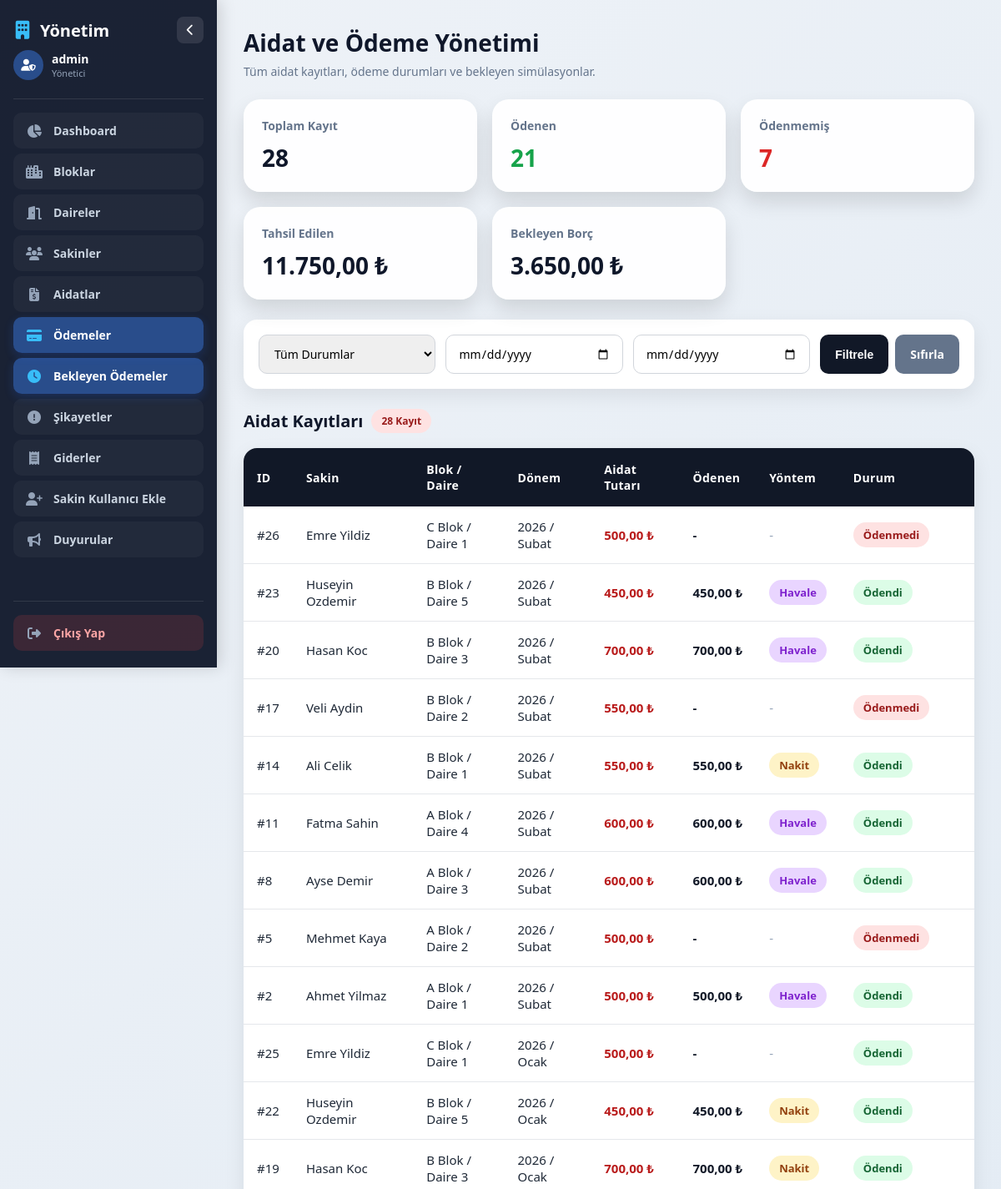
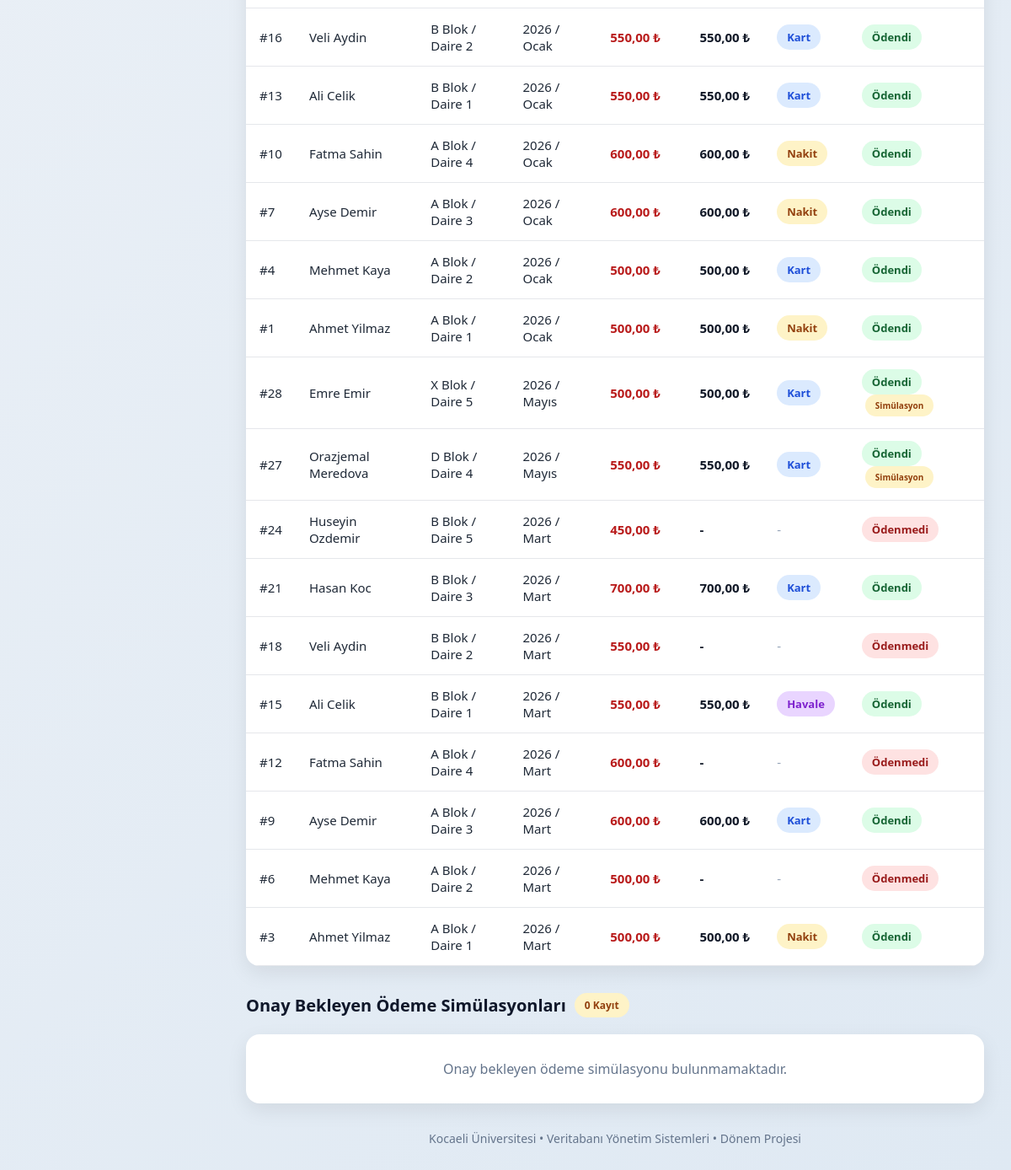
The app's page /pending_payments.php (signed in) with its own data (2 pictures, top to bottom).
### tables this page shows
CREATE TABLE `dues` (
  `dues_id` int(11) NOT NULL,
  `apartment_id` int(11) NOT NULL,
  `year` int(11) NOT NULL,
  `month` varchar(20) NOT NULL,
  `amount` decimal(10,2) NOT NULL,
  `status` enum('odendi','odenmedi') NOT NULL DEFAULT 'odenmedi',
  `created_at` timestamp NOT NULL DEFAULT current_timestamp()
);

CREATE TABLE `residents` (
  `resident_id` int(11) NOT NULL,
  `apartment_id` int(11) NOT NULL,
  `name` varchar(50) NOT NULL,
  `surname` varchar(50) NOT NULL,
  `phone` varchar(20) DEFAULT NULL,
  `email` varchar(100) DEFAULT NULL,
  `type` enum('ev_sahibi','kiraci') NOT NULL DEFAULT 'ev_sahibi',
  `created_at` timestamp NOT NULL DEFAULT current_timestamp()
);

CREATE TABLE `blocks` (
  `block_id` int(11) NOT NULL,
  `block_name` varchar(50) NOT NULL,
  `created_at` timestamp NOT NULL DEFAULT current_timestamp()
);

CREATE TABLE `apartments` (
  `apartment_id` int(11) NOT NULL,
  `block_id` int(11) NOT NULL,
  `floor_no` int(11) NOT NULL,
  `apartment_no` varchar(10) NOT NULL,
  `status` enum('bos','dolu') NOT NULL DEFAULT 'bos',
  `created_at` timestamp NOT NULL DEFAULT current_timestamp()
);

CREATE TABLE `payments` (
  `payment_id` int(11) NOT NULL,
  `dues_id` int(11) NOT NULL,
  `payment_date` date NOT NULL,
  `paid_amount` decimal(10,2) NOT NULL,
  `payment_method` enum('nakit','kart','havale') NOT NULL DEFAULT 'nakit',
  `status` enum('onaylandi','beklemede','reddedildi') NOT NULL DEFAULT 'onaylandi',
  `is_simulation` tinyint(1) NOT NULL DEFAULT 0,
  `card_holder` varchar(100) DEFAULT NULL,
  `card_mask` varchar(20) DEFAULT NULL,
  `created_at` timestamp NOT NULL DEFAULT current_timestamp()
);

### includes/functions.php (called while the page is built, shortened)
<?php
function formatMoney($amount) {
    return number_format($amount, 2, ',', '.') . ' ₺';
}
function paymentMethodText($method) {
    $map = [
        'nakit' => 'Nakit',
        'kart' => 'Kart',
        'havale' => 'Havale'
    ];
    return $map[$method] ?? ucfirst($method);
}
function paymentMethodClass($method) {
    $map = [
        'nakit' => 'badge-cash',
        'kart' => 'badge-card',
        'havale' => 'badge-transfer'
    ];
    return $map[$method] ?? '';
}

### pending_payments.php (the view, shortened to what this page needs)
<?php
require_once "includes/functions.php";
require_once "includes/auth.php";
$filterStatus = isset($_GET['filter_status']) ? trim($_GET['filter_status']) : 'all';
$dateFrom = isset($_GET['date_from']) ? trim($_GET['date_from']) : '';
$dateTo = isset($_GET['date_to']) ? trim($_GET['date_to']) : '';
$sql = "SELECT
            d.dues_id,
            d.year,
            d.month,
            d.amount,
            d.status,
            b.block_name,
            a.apartment_no,
            a.floor_no,
            r.name,
            r.surname,
            r.phone,
            p.payment_id,
            p.payment_date,
            p.paid_amount,
            p.payment_method,
            p.status AS payment_status,
            p.is_simulation,
            p.card_holder,
            p.card_mask
        FROM dues d
        INNER JOIN apartments a ON d.apartment_id = a.apartment_id
        INNER JOIN blocks b ON a.block_id = b.block_id
        LEFT JOIN residents r ON a.apartment_id = r.apartment_id
        LEFT JOIN payments p ON d.dues_id = p.dues_id
        WHERE 1=1";
$params = [];
$sql .= " ORDER BY d.year DESC, d.month DESC, d.dues_id DESC";
$stmt = $conn->prepare($sql);
$stmt->execute($params);
$allDues = $stmt->fetchAll(PDO::FETCH_ASSOC);
$totalCount = count($allDues);
$paidCount = 0;
$unpaidCount = 0;
$totalPaidAmount = 0;
$totalUnpaidAmount = 0;
foreach($allDues as $d){
    if($d['status'] === 'odendi'){
        $paidCount++;
        $totalPaidAmount += $d['paid_amount'] ?? $d['amount'];
    } else {
        $unpaidCount++;
        $totalUnpaidAmount += $d['amount'];
    }
}
$pendingSql = "SELECT
                p.payment_id,
                p.payment_date,
                p.paid_amount,
                p.payment_method,
                p.card_holder,
                p.card_mask,
                p.is_simulation,
                d.dues_id,
                d.amount as due_amount,
                d.year,
                d.month,
                b.block_name,
                a.apartment_no,
                r.name,
                r.surname
              FROM payments p
              INNER JOIN dues d ON p.dues_id = d.dues_id
              INNER JOIN apartments a ON d.apartment_id = a.apartment_id
              INNER JOIN blocks b ON a.block_id = b.block_id
              LEFT JOIN residents r ON a.apartment_id = r.apartment_id
              WHERE p.status = 'beklemede'
              ORDER BY p.payment_id DESC";
$pending = $conn->query($pendingSql)->fetchAll(PDO::FETCH_ASSOC);
require_once "includes/header_admin.php";
?>
        <div class="top-bar">
            <div>
                <h1>Aidat ve Ödeme Yönetimi</h1>
                <p>Tüm aidat kayıtları, ödeme durumları ve bekleyen simülasyonlar.</p>
            </div>
        </div>
        <div class="cards" style="margin-bottom:24px;">
            <div class="card">
                <h3>Toplam Kayıt</h3>
                <p><?php echo $totalCount; ?></p>
            </div>
            <div class="card">
                <h3>Ödenen</h3>
                <p style="color:#16a34a;"><?php echo $paidCount; ?></p>
            </div>
            <div class="card">
                <h3>Ödenmemiş</h3>
                <p style="color:#dc2626;"><?php echo $unpaidCount; ?></p>
            </div>
            <div class="card">
                <h3>Tahsil Edilen</h3>
                <p><?php echo formatMoney($totalPaidAmount); ?></p>
            </div>
            <div class="card">
                <h3>Bekleyen Borç</h3>
                <p><?php echo formatMoney($totalUnpaidAmount); ?></p>
            </div>
        </div>
        <div class="filter-box" style="margin-bottom:24px;">
            <form class="filter-form" method="GET" style="grid-template-columns: 1fr 1fr 1fr auto; gap:12px;">
                <select name="filter_status">
                    <option value="all" <?php echo $filterStatus == 'all' ? 'selected' : ''; ?>>Tüm Durumlar</option>
                </select>
                <input type="date" name="date_from" placeholder="Başlangıç Tarihi" value="<?php echo htmlspecialchars($dateFrom); ?>">
                <input type="date" name="date_to" placeholder="Bitiş Tarihi" value="<?php echo htmlspecialchars($dateTo); ?>">
                <div style="display:flex; gap:8px;">
                    <button type="submit" class="btn btn-dark">Filtrele</button>
                    <a href="pending_payments.php" class="btn" style="background:#64748b;">Sıfırla</a>
                </div>
            </form>
        </div>
        <div style="margin-bottom:32px;">
            <div style="display:flex; align-items:center; gap:10px; margin-bottom:18px;">
                <h2 style="font-size:20px; color:#0f172a;">Aidat Kayıtları</h2>
                <span class="badge badge-unpaid" style="font-size:12px;"><?php echo $totalCount; ?> Kayıt</span>
            </div>
            <?php if(count($allDues) > 0): ?>
                <div class="table-box">
                    <table>
                        <tr>
                            <th>ID</th>
                            <th>Sakin</th>
                            <th>Blok / Daire</th>
                            <th>Dönem</th>
                            <th>Aidat Tutarı</th>
                            <th>Ödenen</th>
                            <th>Yöntem</th>
                            <th>Durum</th>
                        </tr>
                        <?php foreach($allDues as $d): ?>
                        <tr>
                            <td>#<?php echo $d['dues_id']; ?></td>
                            <td>
                                <?php echo $d['name'] ? htmlspecialchars($d['name'] . ' ' . $d['surname']) : '<span style="color:#94a3b8;">Atanmamış</span>'; ?>
                            </td>
                            <td><?php echo $d['block_name']; ?> / Daire <?php echo $d['apartment_no']; ?></td>
                            <td><?php echo $d['year'] . ' / ' . $d['month']; ?></td>
                            <td class="amount-expense"><?php echo formatMoney($d['amount']); ?></td>
                            <td class="amount"><?php echo $d['paid_amount'] ? formatMoney($d['paid_amount']) : '-'; ?></td>
                            <td>
                                <?php if($d['payment_method']): ?>
                                    <span class="badge <?php echo paymentMethodClass($d['payment_method']); ?>">
                                        <?php echo paymentMethodText($d['payment_method']); ?>
                                    </span>
                                <?php else: ?>
                                    <span style="color:#94a3b8;">-</span>
                                <?php endif; ?>
                            </td>
                            <td>
                                <?php if($d['status'] == 'odendi'): ?>
                                    <span class="badge badge-paid">Ödendi</span>
                                    <?php if($d['is_simulation']): ?>
                                        <span class="badge" style="background:#fef3c7; color:#92400e; font-size:10px; margin-left:4px;">Simülasyon</span>
                                    <?php endif; ?>
                                <?php else: ?>
                                    <span class="badge badge-unpaid">Ödenmedi</span>
                                <?php endif; ?>
                            </td>
                        </tr>
                        <?php endforeach; ?>
                    </table>
                </div>
            <?php else: ?>
                <div class="empty-box">Seçilen filtrelere uygun kayıt bulunamadı.</div>
            <?php endif; ?>
        </div>
        <div style="margin-bottom:32px;">
            <div style="display:flex; align-items:center; gap:10px; margin-bottom:18px;">
                <h2 style="font-size:20px; color:#0f172a;">Onay Bekleyen Ödeme Simülasyonları</h2>
                <span class="badge" style="background:#fef3c7; color:#92400e; font-size:12px;"><?php echo count($pending); ?> Kayıt</span>
            </div>
            <?php if(count($pending) > 0): ?>
                <div class="list-box">
                    <?php foreach($pending as $p): ?>
                        <div class="complaint-card open" style="border-left-color:#f59e0b;">
                            <div class="complaint-header">
                                <div class="complaint-title">
                                    <?php echo $p['block_name']; ?> / Daire <?php echo $p['apartment_no']; ?>
                                    <span class="badge" style="background:#fef3c7; color:#92400e; margin-left:8px;">Simülasyon</span>
                                </div>
                                <div style="display:flex; gap:8px;">
                                    <a href="pending_payments.php?action=approve&id=<?php echo $p['payment_id']; ?>" class="btn btn-success" onclick="return confirm('Onaylamak istediğinize emin misiniz?')">✅ Onayla</a>
                                    <a href="pending_payments.php?action=reject&id=<?php echo $p['payment_id']; ?>" class="btn" style="background:#ef4444;" onclick="return confirm('Reddetmek istediğinize emin misiniz?')">❌ Reddet</a>
                                </div>
                            </div>
                            <div class="meta-row">
                                <div class="meta-item">
                                    <i class="fa-solid fa-user"></i>
                                    <?php echo $p['name'] ? $p['name'] . ' ' . $p['surname'] : 'Bilinmiyor'; ?>
                                </div>
                                <div class="meta-item">
                                    <i class="fa-solid fa-file-invoice"></i> Aidat #<?php echo $p['dues_id']; ?> (<?php echo $p['year'] . '/' . $p['month']; ?>)
                                </div>
                                <div class="meta-item">
                                    <i class="fa-solid fa-money-bill"></i> <?php echo formatMoney($p['paid_amount']); ?>
                                </div>
                                <div class="meta-item">
                                    <i class="fa-solid fa-calendar"></i> <?php echo $p['payment_date']; ?>
                                </div>
                                <?php if($p['card_holder']): ?>
                                <div class="meta-item">
                                    <i class="fa-solid fa-credit-card"></i> <?php echo $p['card_holder']; ?> (**** <?php echo $p['card_mask']; ?>)
                                </div>
                                <?php endif; ?>
                            </div>
                        </div>
                    <?php endforeach; ?>
                </div>
            <?php else: ?>
                <div class="empty-box">Onay bekleyen ödeme simülasyonu bulunmamaktadır.</div>
            <?php endif; ?>
        </div>
<?php require_once "includes/footer_admin.php"; ?>

### assets/css/style.css (style rules this page uses)
* { box-sizing: border-box; margin: 0; padding: 0; }
body { font-family: 'Segoe UI', Tahoma, Geneva, Verdana, sans-serif; background: linear-gradient(135deg, #eef2f7, #dfe9f3); min-height: 100vh; color: #1f2937; }
.top-bar { display: flex; justify-content: space-between; align-items: center; margin-bottom: 24px; flex-wrap: wrap; gap: 12px; }
.top-bar h1 { margin: 0; font-size: 28px; color: #0f172a; }
.top-bar p { margin-top: 6px; color: #64748b; font-size: 14px; }
.btn { display: inline-flex; align-items: center; gap: 6px; text-decoration: none; background: #2563eb; color: white; padding: 10px 18px; border-radius: 10px; font-weight: bold; transition: 0.3s; border: none; cursor: pointer; font-size: 14px; }
.btn-dark { background: #111827; }
.cards { display: grid; grid-template-columns: repeat(auto-fit, minmax(220px, 1fr)); gap: 18px; margin-bottom: 24px; }
.stat-card, .card { background: rgba(255,255,255,0.96); border-radius: 20px; padding: 22px; box-shadow: 0 12px 24px rgba(0,0,0,0.12); transition: 0.3s; }
.stat-card h3, .card h3 { font-size: 14px; color: #64748b; margin-bottom: 10px; }
.stat-card p, .card p { font-size: 28px; font-weight: bold; color: #0f172a; }
.table-box { background: white; border-radius: 16px; overflow: hidden; box-shadow: 0 8px 24px rgba(0,0,0,0.08); }
table { width: 100%; border-collapse: collapse; }
th { background: #111827; color: white; padding: 16px; text-align: left; font-size: 14px; letter-spacing: 0.3px; }
td { padding: 14px 16px; border-bottom: 1px solid #e5e7eb; font-size: 15px; }
.badge { display: inline-block; padding: 6px 12px; border-radius: 999px; font-size: 13px; font-weight: bold; }
.badge-paid { background: #dcfce7; color: #166534; }
.badge-unpaid { background: #fee2e2; color: #991b1b; }
.badge-cash { background: #fef3c7; color: #92400e; }
.badge-card { background: #dbeafe; color: #1d4ed8; }
.badge-transfer { background: #e9d5ff; color: #7e22ce; }
.amount { font-weight: bold; color: #111827; white-space: nowrap; }
.amount-expense { font-weight: bold; color: #b91c1c; white-space: nowrap; }
input[type="text"], input[type="number"], input[type="date"], input[type="email"], select, textarea { width: 100%; padding: 14px; border: 1px solid #d1d5db; border-radius: 12px; font-size: 15px; outline: none; font-family: inherit; }
.filter-box { background: white; border-radius: 16px; padding: 18px; box-shadow: 0 8px 24px rgba(0,0,0,0.08); margin-bottom: 22px; }
.filter-form { display: grid; grid-template-columns: 2fr 1fr auto; gap: 12px; }
.filter-form input, .filter-form select { padding: 12px 14px; border: 1px solid #d1d5db; border-radius: 10px; font-size: 14px; }
.empty-box { background: white; padding: 30px; border-radius: 16px; text-align: center; color: #64748b; box-shadow: 0 8px 24px rgba(0,0,0,0.08); margin-top: 20px; }

### records on screen
dues: dues_id "26", residents.name+surname "Emre Yildiz", blocks.block_name "C Blok", apartment.apartment_no "1", year "2026", month "Subat", amount "500,00 ₺", status "Ödenmedi"
dues: dues_id "23", residents.name+surname "Huseyin Ozdemir", blocks.block_name "B Blok", apartment.apartment_no "5", year "2026", month "Subat", amount "450,00 ₺", payments.paid_amount "450,00 ₺", payments.payment_method "Havale", status "Ödendi"
dues: dues_id "20", residents.name+surname "Hasan Koc", blocks.block_name "B Blok", apartment.apartment_no "3", year "2026", month "Subat", amount "700,00 ₺", payments.paid_amount "700,00 ₺", payments.payment_method "Havale", status "Ödendi"
dues: dues_id "17", residents.name+surname "Veli Aydin", blocks.block_name "B Blok", apartment.apartment_no "2", year "2026", month "Subat", amount "550,00 ₺", status "Ödenmedi"
dues: dues_id "14", residents.name+surname "Ali Celik", blocks.block_name "B Blok", apartment.apartment_no "1", year "2026", month "Subat", amount "550,00 ₺", payments.paid_amount "550,00 ₺", payments.payment_method "Nakit", status "Ödendi"
dues: dues_id "11", residents.name+surname "Fatma Sahin", blocks.block_name "A Blok", apartment.apartment_no "4", year "2026", month "Subat", amount "600,00 ₺", payments.paid_amount "600,00 ₺", payments.payment_method "Havale", status "Ödendi"
dues: dues_id "8", residents.name+surname "Ayse Demir", blocks.block_name "A Blok", apartment.apartment_no "3", year "2026", month "Subat", amount "600,00 ₺", payments.paid_amount "600,00 ₺", payments.payment_method "Havale", status "Ödendi"
dues: dues_id "5", residents.name+surname "Mehmet Kaya", blocks.block_name "A Blok", apartment.apartment_no "2", year "2026", month "Subat", amount "500,00 ₺", status "Ödenmedi"
dues: dues_id "2", residents.name+surname "Ahmet Yilmaz", blocks.block_name "A Blok", apartment.apartment_no "1", year "2026", month "Subat", amount "500,00 ₺", payments.paid_amount "500,00 ₺", payments.payment_method "Havale", status "Ödendi"
dues: dues_id "25", residents.name+surname "Emre Yildiz", blocks.block_name "C Blok", apartment.apartment_no "1", year "2026", month "Ocak", amount "500,00 ₺", status "Ödendi"
dues: dues_id "22", residents.name+surname "Huseyin Ozdemir", blocks.block_name "B Blok", apartment.apartment_no "5", year "2026", month "Ocak", amount "450,00 ₺", payments.paid_amount "450,00 ₺", payments.payment_method "Nakit", status "Ödendi"
dues: dues_id "19", residents.name+surname "Hasan Koc", blocks.block_name "B Blok", apartment.apartment_no "3", year "2026", month "Ocak", amount "700,00 ₺", payments.paid_amount "700,00 ₺", payments.payment_method "Nakit", status "Ödendi"
dues: dues_id "16", residents.name+surname "Veli Aydin", blocks.block_name "B Blok", apartment.apartment_no "2", year "2026", month "Ocak", amount "550,00 ₺", payments.paid_amount "550,00 ₺", payments.payment_method "Kart", status "Ödendi"
dues: dues_id "13", residents.name+surname "Ali Celik", blocks.block_name "B Blok", apartment.apartment_no "1", year "2026", month "Ocak", amount "550,00 ₺", payments.paid_amount "550,00 ₺", payments.payment_method "Kart", status "Ödendi"
dues: dues_id "10", residents.name+surname "Fatma Sahin", blocks.block_name "A Blok", apartment.apartment_no "4", year "2026", month "Ocak", amount "600,00 ₺", payments.paid_amount "600,00 ₺", payments.payment_method "Nakit", status "Ödendi"
dues: dues_id "7", residents.name+surname "Ayse Demir", blocks.block_name "A Blok", apartment.apartment_no "3", year "2026", month "Ocak", amount "600,00 ₺", payments.paid_amount "600,00 ₺", payments.payment_method "Nakit", status "Ödendi"
dues: dues_id "4", residents.name+surname "Mehmet Kaya", blocks.block_name "A Blok", apartment.apartment_no "2", year "2026", month "Ocak", amount "500,00 ₺", payments.paid_amount "500,00 ₺", payments.payment_method "Kart", status "Ödendi"
dues: dues_id "1", residents.name+surname "Ahmet Yilmaz", blocks.block_name "A Blok", apartment.apartment_no "1", year "2026", month "Ocak", amount "500,00 ₺", payments.paid_amount "500,00 ₺", payments.payment_method "Nakit", status "Ödendi"
dues: dues_id "28", residents.name+surname "Emre Emir", blocks.block_name "X Blok", apartment.apartment_no "5", year "2026", month "Mayıs", amount "500,00 ₺", payments.paid_amount "500,00 ₺", payments.payment_method "Kart", status "Ödendi"
dues: dues_id "27", residents.name+surname "Orazjemal Meredova", blocks.block_name "D Blok", apartment.apartment_no "4", year "2026", month "Mayıs", amount "550,00 ₺", payments.paid_amount "550,00 ₺", payments.payment_method "Kart", status "Ödendi"
dues: dues_id "24", residents.name+surname "Huseyin Ozdemir", blocks.block_name "B Blok", apartment.apartment_no "5", year "2026", month "Mart", amount "450,00 ₺", status "Ödenmedi"
dues: dues_id "21", residents.name+surname "Hasan Koc", blocks.block_name "B Blok", apartment.apartment_no "3", year "2026", month "Mart", amount "700,00 ₺", payments.paid_amount "700,00 ₺", payments.payment_method "Kart", status "Ödendi"
dues: dues_id "18", residents.name+surname "Veli Aydin", blocks.block_name "B Blok", apartment.apartment_no "2", year "2026", month "Mart", amount "550,00 ₺", status "Ödenmedi"
dues: dues_id "15", residents.name+surname "Ali Celik", blocks.block_name "B Blok", apartment.apartment_no "1", year "2026", month "Mart", amount "550,00 ₺", payments.paid_amount "550,00 ₺", payments.payment_method "Havale", status "Ödendi"
dues: dues_id "12", residents.name+surname "Fatma Sahin", blocks.block_name "A Blok", apartment.apartment_no "4", year "2026", month "Mart", amount "600,00 ₺", status "Ödenmedi"
dues: dues_id "9", residents.name+surname "Ayse Demir", blocks.block_name "A Blok", apartment.apartment_no "3", year "2026", month "Mart", amount "600,00 ₺", payments.paid_amount "600,00 ₺", payments.payment_method "Kart", status "Ödendi"
dues: dues_id "6", residents.name+surname "Mehmet Kaya", blocks.block_name "A Blok", apartment.apartment_no "2", year "2026", month "Mart", amount "500,00 ₺", status "Ödenmedi"
dues: dues_id "3", residents.name+surname "Ahmet Yilmaz", blocks.block_name "A Blok", apartment.apartment_no "1", year "2026", month "Mart", amount "500,00 ₺", payments.paid_amount "500,00 ₺", payments.payment_method "Nakit", status "Ödendi"

### other values on screen
$_SESSION['username'] "admin"
$totalCount "28"
$paidCount "21"
$unpaidCount "7"
formatMoney($totalPaidAmount) "11.750,00 ₺"
formatMoney($totalUnpaidAmount) "3.650,00 ₺"
count($pending) "0"
